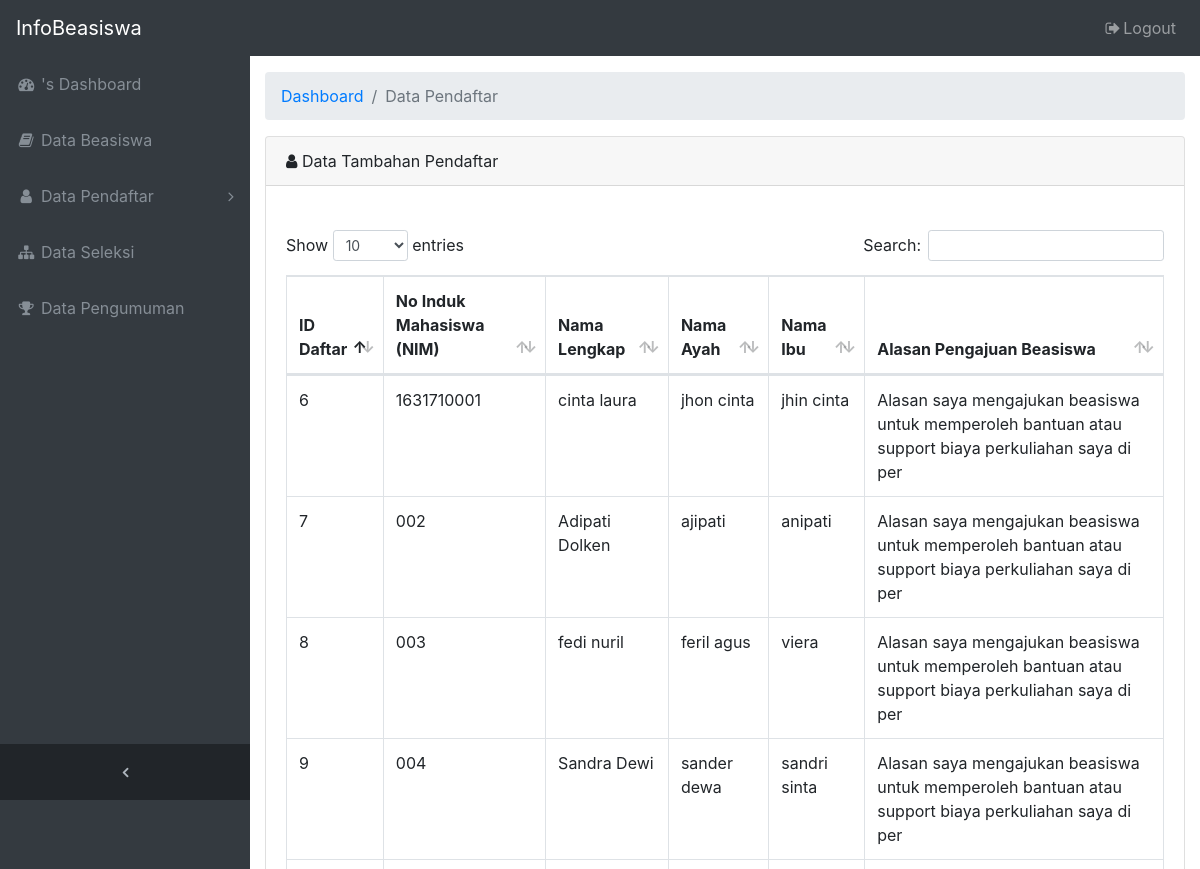
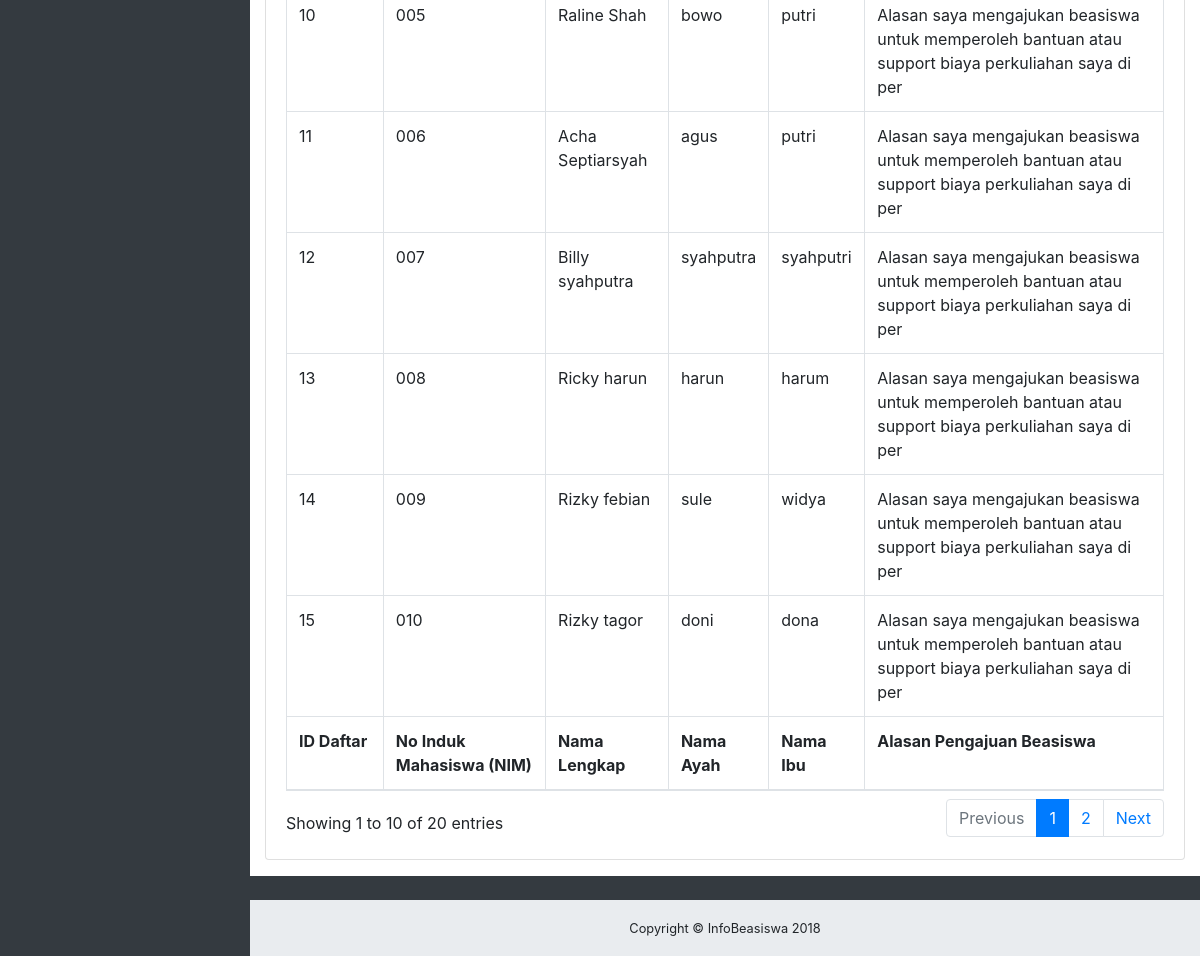
/index.php/pendaftar/tambahan, run on the app's committed database (2 pictures, top to bottom).
### tables this page shows
CREATE TABLE `pendaftar` (
  `idDaftar` int(11) NOT NULL,
  `nim` varchar(15) NOT NULL,
  `nama` varchar(30) NOT NULL,
  `jurusan` varchar(30) NOT NULL,
  `jk` enum('Laki-laki','Perempuan','','') NOT NULL,
  `tempatLahir` varchar(20) NOT NULL,
  `tglLahir` varchar(20) NOT NULL,
  `alamatLengkap` varchar(100) NOT NULL,
  `telp` varchar(15) NOT NULL,
  `foto` varchar(40) NOT NULL,
  `ipk` float NOT NULL,
  `namaAyah` varchar(30) NOT NULL,
  `namaIbu` varchar(30) NOT NULL,
  `internasional` int(3) NOT NULL,
  `nasional` int(3) NOT NULL,
  `provinsi` int(3) NOT NULL,
  `kota` int(3) NOT NULL,
  `alasanBeasiswa` varchar(100) NOT NULL,
  `pwd` varchar(50) NOT NULL,
  `tglDaftar` timestamp NOT NULL DEFAULT CURRENT_TIMESTAMP,
  `level` int(11) NOT NULL
);

### application/controllers/Pendaftar.php (called while the page is built, shortened)
<?php
class Pendaftar extends CI_Controller {
	function __construct()
	{
		$this->load->helper('MY');
		$this->load->model('model_pendaftar');
		$this->load->model('model_beasiswa');
		$this->load->model('model_seleksi');
	}
	public function tambahan(){
		$data['datapendaftar']=$this->model_pendaftar->get_all_pendaftar();
		$data['deadline']=$this->model_beasiswa->get_infobeasiswa();
		$this->load->view('admin/sidebaradmin');
		$this->load->view('admin/page/viewtambahan', $data);
		$this->load->view('admin/footer');
	}
}
?>

### index.php (called while the page is built, shortened)
<?php
require_once BASEPATH.'core/CodeIgniter.php';

### application/models/Model_pendaftar.php (called while the page is built, shortened)
<?php
Class Model_pendaftar extends CI_Model{
    public function get_all_pendaftar($limit = FALSE, $offset = FALSE)
    {
        $this->db->order_by('idDaftar', 'DESC');
        $this->db->join('pendaftar', 'pendaftar.level = level.idLevel');
        $query = $this->db->get('level');
        return $query->result();
    }
}

### application/views/admin/page/viewtambahan.php (the view, shortened to what this page needs)
<div class="content-wrapper">
  <div class="container-fluid">
  <ol class="breadcrumb">
    <li class="breadcrumb-item">
      <a href="#">Dashboard</a>
    </li>
    <li class="breadcrumb-item active">Data Pendaftar</li>
  </ol>
  <div class="card mb-3">
    <div class="card-header"><i class="fa fa-user"></i> Data Tambahan Pendaftar</div>
    <div class="card-body">
      <div class="row">
      <div class="col-md-12"><br></div>
        <table id="table_id" class="table table-hover table-responsive table-responsive table-bordered" cellspacing="0" width="100%">
      <thead>
        <tr>
          <th>ID Daftar</th>
          <th>No Induk Mahasiswa (NIM)</th>
          <th>Nama Lengkap</th>
          <th>Nama Ayah</th>
          <th>Nama Ibu</th>
          <th>Alasan Pengajuan Beasiswa</th>
        </tr>
      </thead>
      <tbody>
        <?php foreach($datapendaftar as $p){?>
             <tr>
                 <td><?php echo $p->idDaftar;?></td>
                 <td><?php echo $p->nim;?></td>
                 <td><?php echo $p->nama;?></td>
                 <td><?php echo $p->namaAyah;?></td>
                 <td><?php echo $p->namaIbu;?></td>
                 <td><?php echo $p->alasanBeasiswa;?></td>
              </tr>
             <?php }?>
      </tbody>
      <tfoot>
        <tr>
          <th>ID Daftar</th>
          <th>No Induk Mahasiswa (NIM)</th>
          <th>Nama Lengkap</th>
          <th>Nama Ayah</th>
          <th>Nama Ibu</th>
          <th>Alasan Pengajuan Beasiswa</th>
        </tr>
      </tfoot>
    </table>
    </div>
    </div>
  </div>
</div>
</div>

### assets/admin/css/sb-admin.css (style rules this page uses)
html { position: relative; min-height: 100%; }
body { overflow-x: hidden; }
body.sticky-footer { margin-bottom: 56px; }
body.sticky-footer .content-wrapper { min-height: calc(100vh - 56px - 56px); }
body.fixed-nav { padding-top: 56px; }
.content-wrapper { min-height: calc(100vh - 56px); padding-top: 1rem; }
.content-wrapper { overflow-x: hidden; background: white; }
@media (min-width: 992px) { .content-wrapper { margin-left: 250px; } }

### data on the page
pendaftar: idDaftar "15", nim "010", nama "Rizky tagor", namaAyah "doni", namaIbu "dona", alasanBeasiswa "Alasan saya mengajukan beasiswa untuk memperoleh bantuan atau support biaya perkuliahan saya di per"
pendaftar: idDaftar "14", nim "009", nama "Rizky febian", namaAyah "sule", namaIbu "widya", alasanBeasiswa "Alasan saya mengajukan beasiswa untuk memperoleh bantuan atau support biaya perkuliahan saya di per"
pendaftar: idDaftar "13", nim "008", nama "Ricky harun", namaAyah "harun", namaIbu "harum", alasanBeasiswa "Alasan saya mengajukan beasiswa untuk memperoleh bantuan atau support biaya perkuliahan saya di per"
pendaftar: idDaftar "12", nim "007", nama "Billy syahputra", namaAyah "syahputra", namaIbu "syahputri", alasanBeasiswa "Alasan saya mengajukan beasiswa untuk memperoleh bantuan atau support biaya perkuliahan saya di per"
pendaftar: idDaftar "11", nim "006", nama "Acha Septiarsyah", namaAyah "agus", namaIbu "putri", alasanBeasiswa "Alasan saya mengajukan beasiswa untuk memperoleh bantuan atau support biaya perkuliahan saya di per"
pendaftar: idDaftar "10", nim "005", nama "Raline Shah", namaAyah "bowo", namaIbu "putri", alasanBeasiswa "Alasan saya mengajukan beasiswa untuk memperoleh bantuan atau support biaya perkuliahan saya di per"
pendaftar: idDaftar "9", nim "004", nama "Sandra Dewi", namaAyah "sander dewa", namaIbu "sandri sinta", alasanBeasiswa "Alasan saya mengajukan beasiswa untuk memperoleh bantuan atau support biaya perkuliahan saya di per"
pendaftar: idDaftar "8", nim "003", nama "fedi nuril", namaAyah "feril agus", namaIbu "viera", alasanBeasiswa "Alasan saya mengajukan beasiswa untuk memperoleh bantuan atau support biaya perkuliahan saya di per"
pendaftar: idDaftar "7", nim "002", nama "Adipati Dolken", namaAyah "ajipati", namaIbu "anipati", alasanBeasiswa "Alasan saya mengajukan beasiswa untuk memperoleh bantuan atau support biaya perkuliahan saya di per"
pendaftar: idDaftar "6", nim "1631710001", nama "cinta laura", namaAyah "jhon cinta", namaIbu "jhin cinta", alasanBeasiswa "Alasan saya mengajukan beasiswa untuk memperoleh bantuan atau support biaya perkuliahan saya di per"
